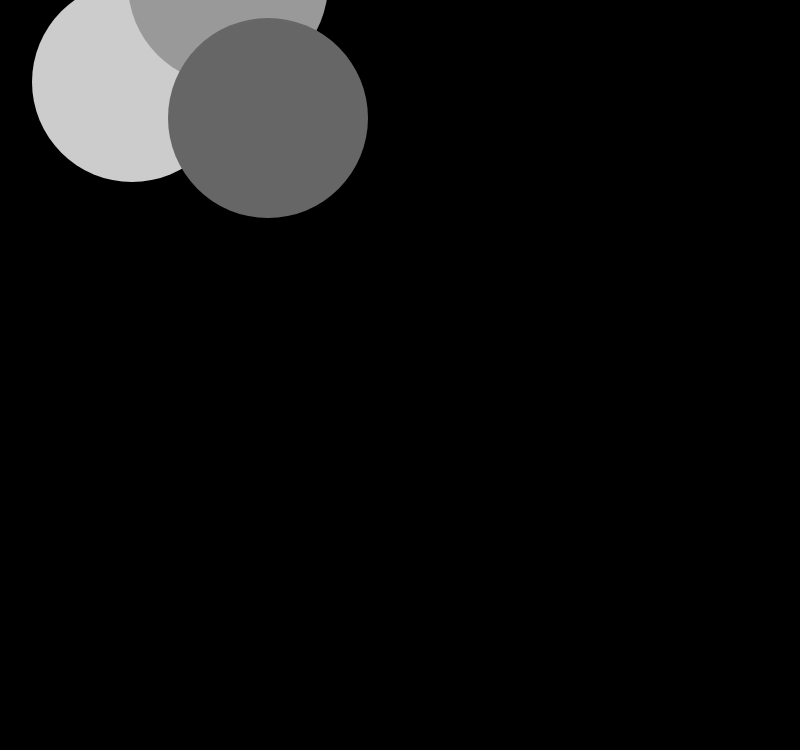
Frame 1 (no input)
Frame 60 (no input): identical to frame 1, image omitted
Frame 120 (the mouse pressed at the canvas centre since frame 60): identical to frame 1, image omitted

The p5.js sketch that drew this single still picture (run headless with seeded random() and noise() and a simulated clock; from frame 60 on, the mouse is pressed at the canvas centre):

// p5.js sketch
// ── sketch.js
function setup() {
    createCanvas(800, 750);
    noStroke();
}

function draw(){
    background(0);
    fill(204);
    ellipse(132, 82, 200, 200);
    fill(153);
    ellipse(228, -16, 200, 200);
    fill(102);
    ellipse(268, 118, 200, 200);
}
